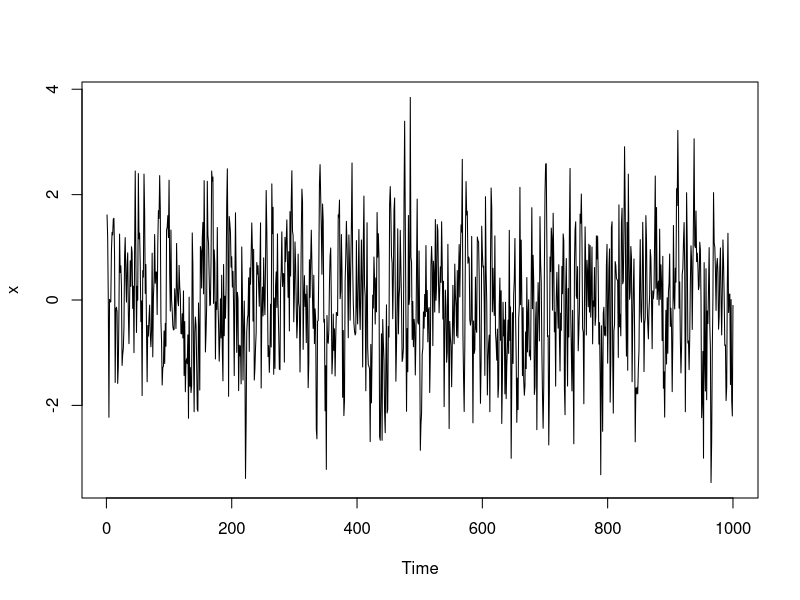
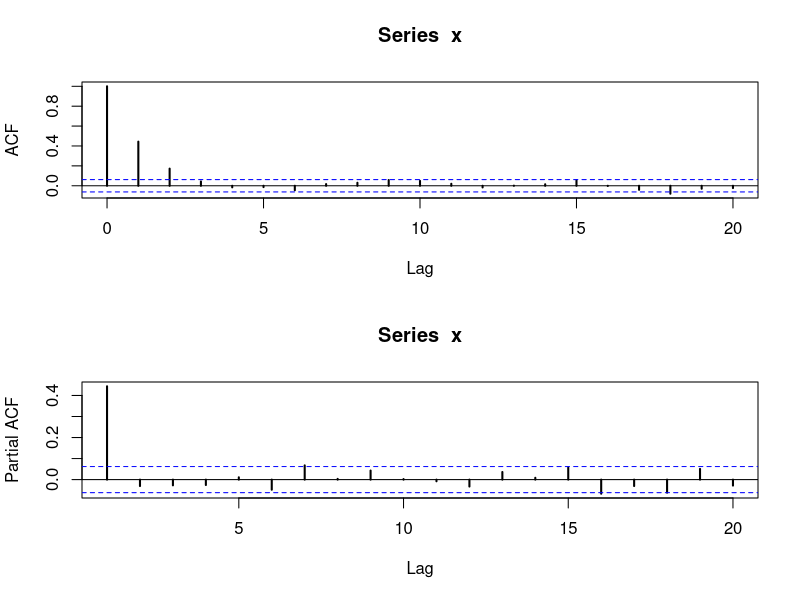
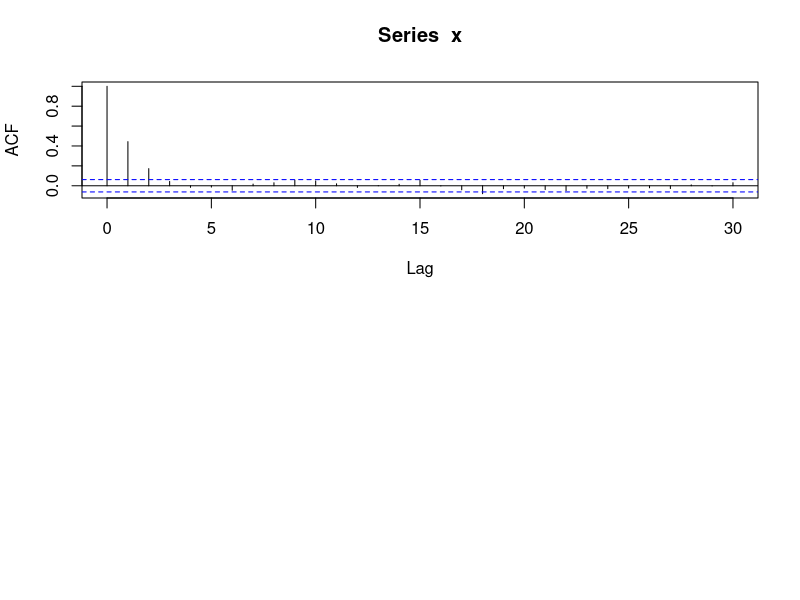
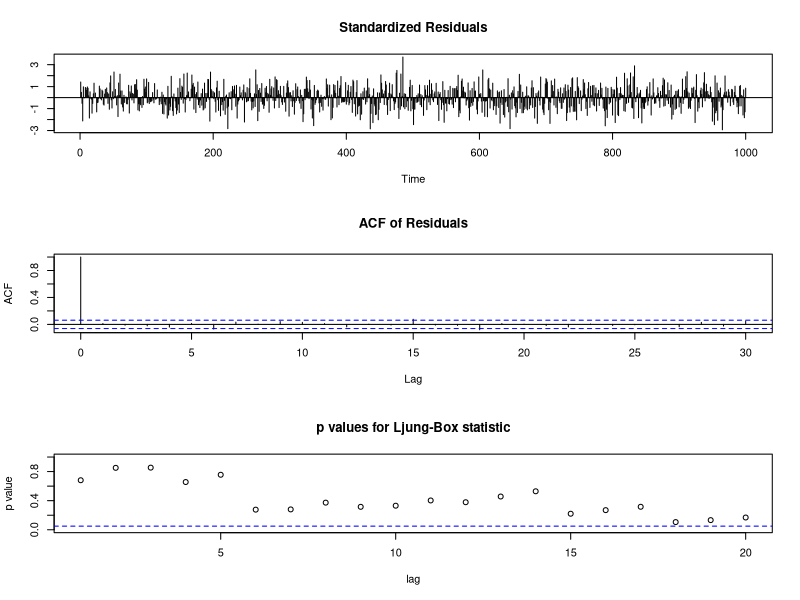
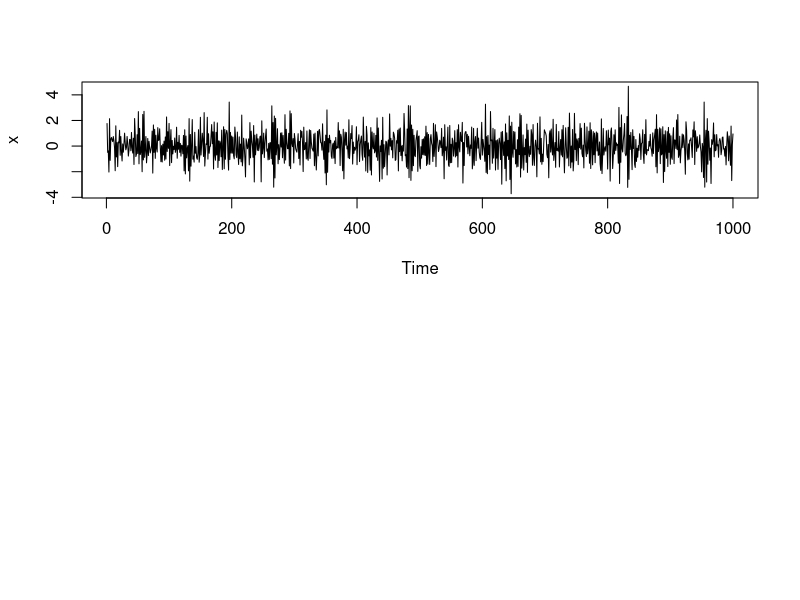
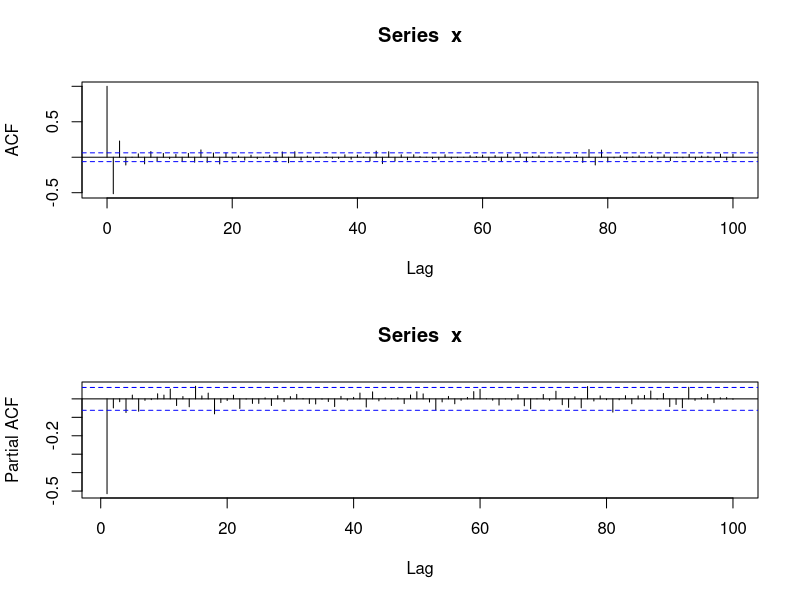
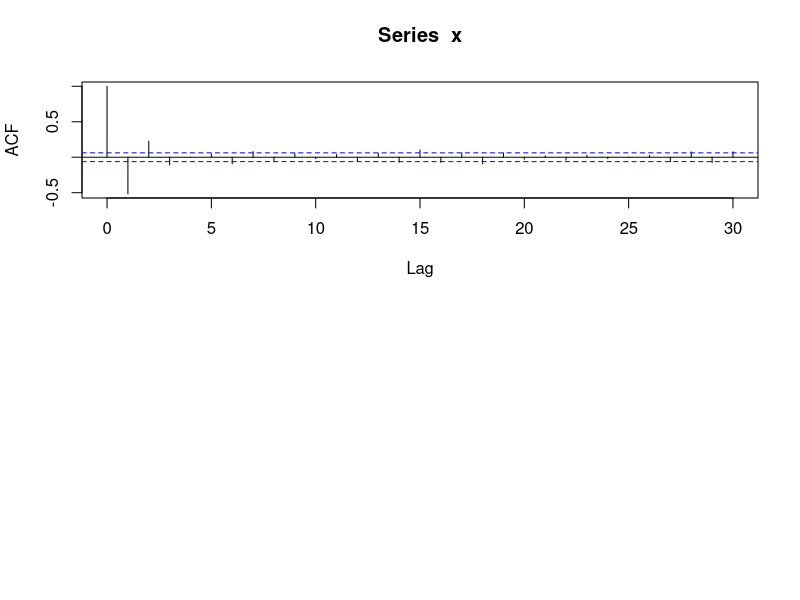
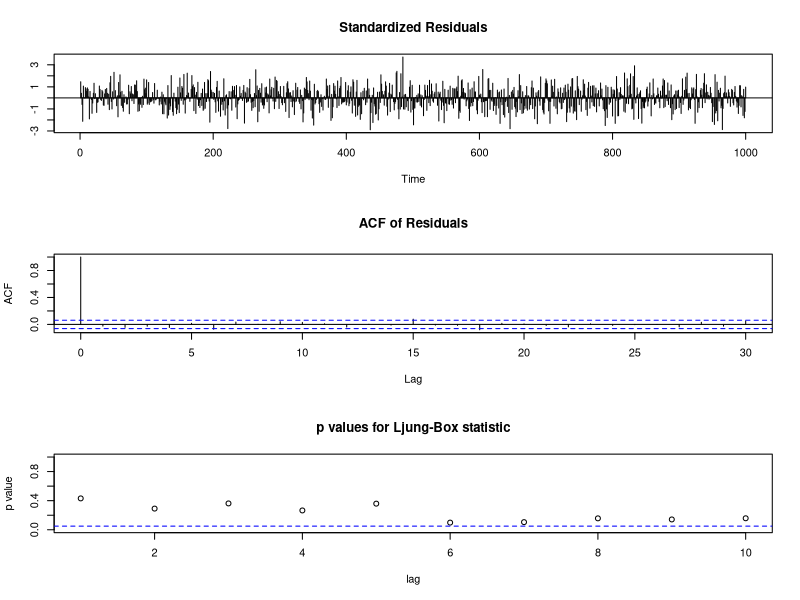

Write R code to recreate these figures, in order.
#############################
###### Modelo AR ###########
#############################

##Reconociendo un AR(1)
set.seed(1)
x<-arima.sim(n = 1000, list(ar = c(0.5)))
plot(x)
t<-seq(1:1000)
summary(lm(x~t))
par(mfrow=c(2,1))
acf(x,lag.max=20,lwd=2)
pacf(x,lag.max=20,lwd=2)
acf(x)$acf
modelo<-ar.yw(x,order=1,demean=F)
modelo$asy.var.coef
(1-modelo$ar^2)/1000
t=modelo$ar/sqrt(modelo$asy.var.coef)
modelo<-ar(x,method="yule-walker")
ajuste <- arima(x, c(1, 0, 0)) #c(1,0,0) es un AR(1)
tsdiag(ajuste,gof.lag=20)

##Reconociendo un AR(1)
set.seed(1)
x<-arima.sim(n = 1000, list(ar = c(-0.5)))
plot(x)
t<-seq(1:1000)
summary(lm(x~t))
par(mfrow=c(2,1))
acf(x,lag.max=100)
pacf(x,lag.max=100)
acf(x)$acf
ajuste <- arima(x, c(1, 0, 0))
tsdiag(ajuste)


##Reconociendo un AR(2)
set.seed(1)
x<-arima.sim(n = 1000, list(ar = c(-0.5,-0.2)),sd = sqrt(0.1796))
plot(x)
t<-seq(1:1000)
summary(lm(x~t))
par(mfrow=c(2,1))
acf(x,lag.max=20,lwd=2)
pacf(x,lag.max=20,lwd=2)
acf(x)$acf
modelo<-ar.yw(x,order=2)
modelo$asy.var.coef
t1=modelo$ar[1]/sqrt(modelo$asy.var.coef[1,1])
t2=modelo$ar[2]/sqrt(modelo$asy.var.coef[2,2])
ajuste <- arima(x, c(0, 0, 1))
tsdiag(ajuste)

ajuste <- arima(x, c(0, 0, 1))
tsdiag(ajuste)

#############################
###### Modelo MA ###########
#############################

##Reconociendo un MA(1)
set.seed(1)
x<-arima.sim(n = 1000, list(ma = c(-0.5)))
plot(x)
t<-seq(1:1000)
summary(lm(x~t))
par(mfrow=c(2,1))
acf(x,lag.max=50,lwd=2)
pacf(x,lag.max=50,lwd=2)
acf(x)$acf
ajuste <- arima(x, c(0, 0, 1))
tsdiag(ajuste)
ajuste <- arima(x, c(4, 0, 0))
tsdiag(ajuste)

set.seed(1)
x<-arima.sim(n = 1000, list(ma = c(0.5)),sd = sqrt(0.1796))
plot(x)
t<-seq(1:1000)
summary(lm(x~t))
par(mfrow=c(1,2))
acf(x,lag.max=100)
pacf(x,lag.max=100)
acf(x)$acf
ajuste <- arima(x, c(0, 0, 1))
tsdiag(ajuste)


##Reconociendo un MA(2)
set.seed(1)
x<-arima.sim(n = 1000, list(ma = c(-0.5,0.7)),sd = sqrt(0.5))
plot(x)
t<-seq(1:1000)
summary(lm(x~t))
par(mfrow=c(2,1))
acf(x,lag.max=20,lwd=2)
pacf(x,lag.max=20,lwd=2)
acf(x)$acf
ajuste <- arima(x, c(0, 0, 1))
tsdiag(ajuste)
ajuste2 <- arima(x, c(2, 0, 0))
tsdiag(ajuste2)
ajuste$aic
ajuste2$aic

x<-arima.sim(n = 1000, list(ar = c(0.3,0.5,-0.7)),sd = sqrt(0.5))
acf(x)
pacf(x)